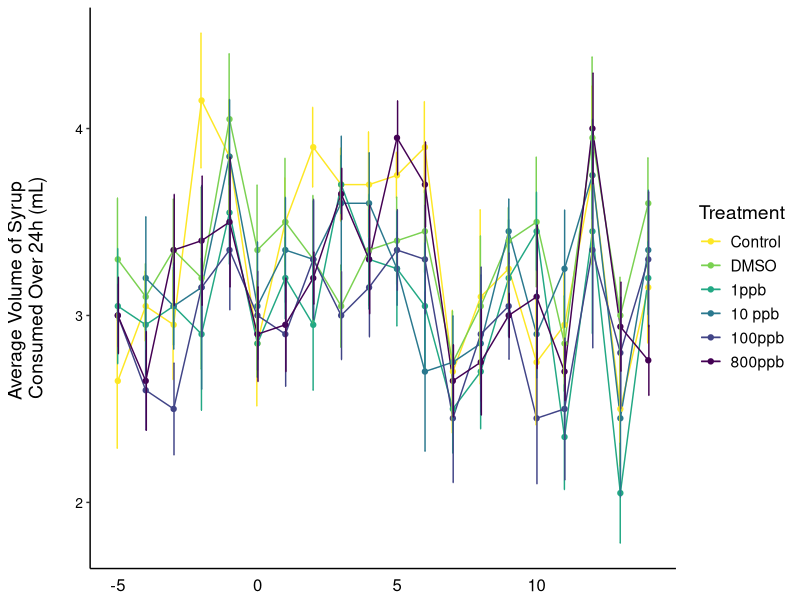
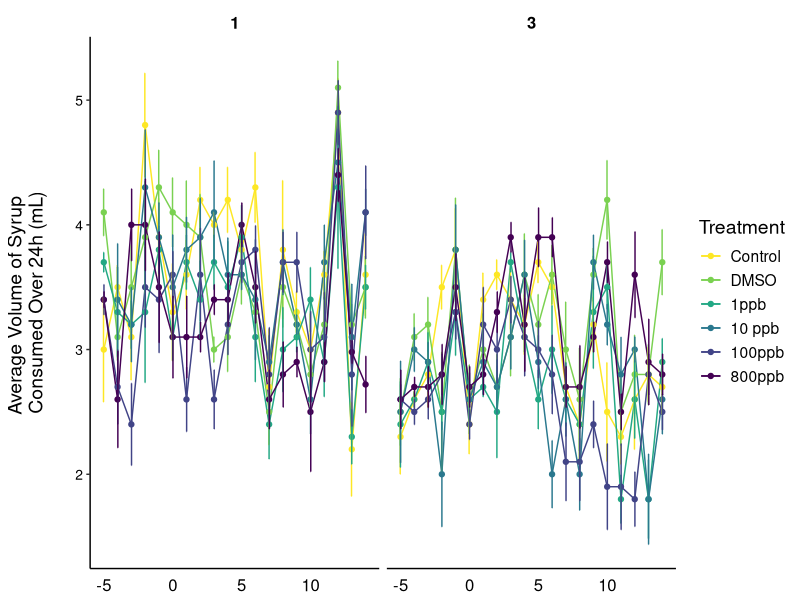
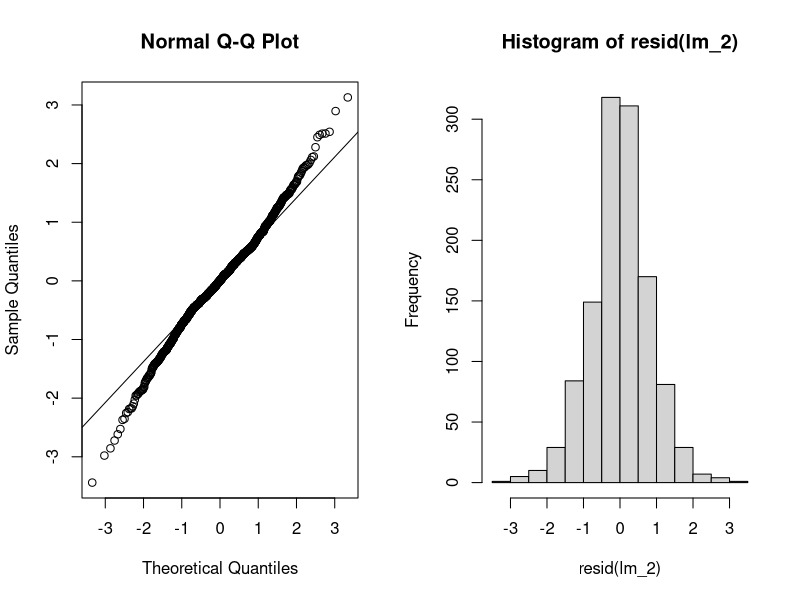
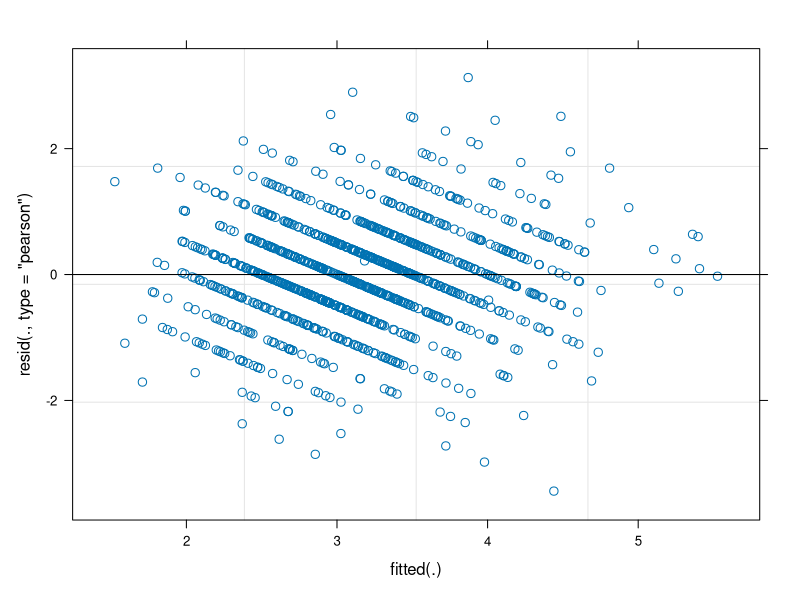
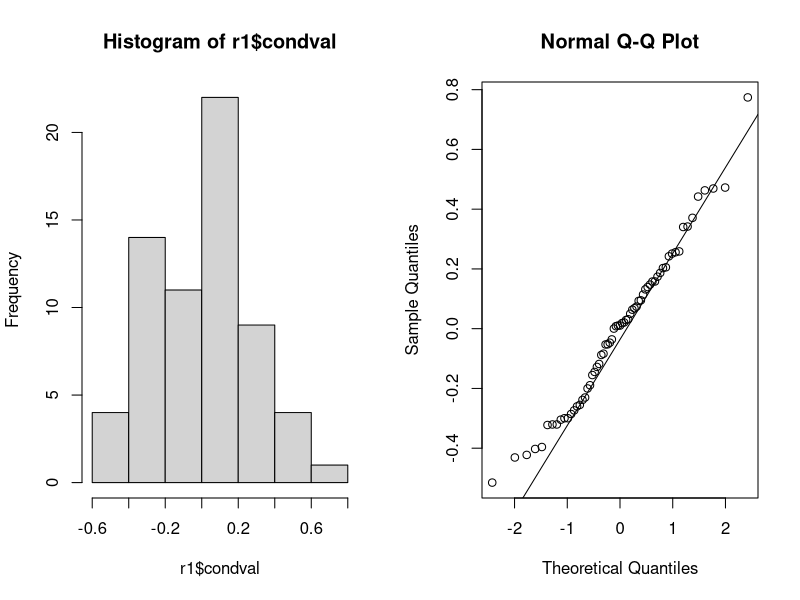
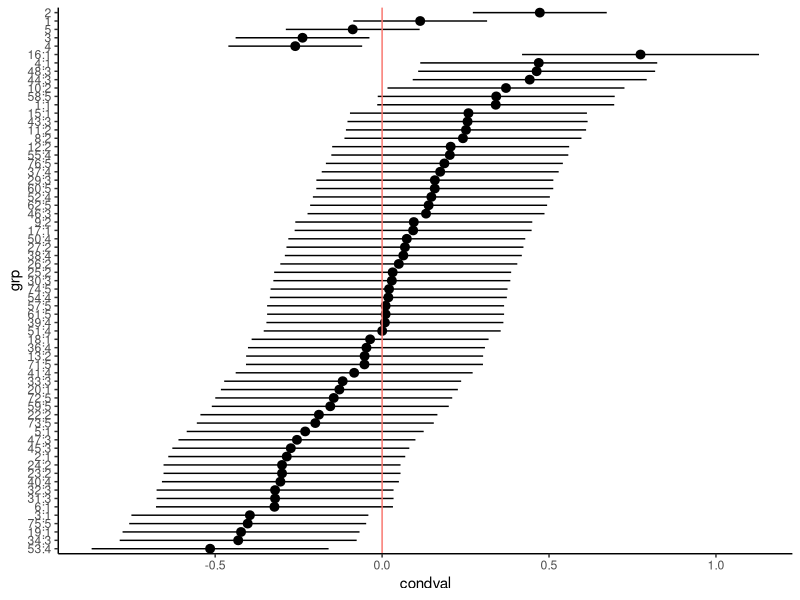
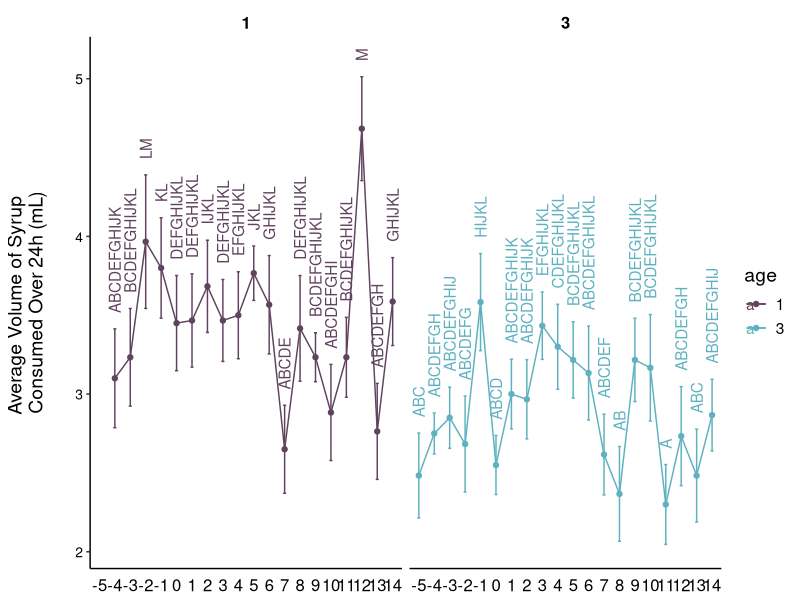

The R script that drew these images, in order: (Note: this script raises an error after producing the figures.)
## ---- chunk 1
library(tidyverse)
library(lme4)
library(lmerTest)
## ---- chunk 2
syrup_vol_data <- read.csv("data-raw/volume_24.csv")

str(syrup_vol_data)
## ---- chunk 3
syrup_vol_data$mc_id <- as.factor(syrup_vol_data$mc_id)
syrup_vol_data$sc_id <- as.factor(syrup_vol_data$sc_id)
syrup_vol_data$age <- as.factor(syrup_vol_data$age)
syrup_vol_data$exposure <- as.factor(syrup_vol_data$exposure)
syrup_vol_data$treatment <- as.factor(syrup_vol_data$treatment)
## ---- chunk 4
syrup_vol_data$treatment <- factor(syrup_vol_data$treatment, levels = c("Control", "DMSO", "1ppb", "10 ppb", "100ppb", "800ppb", "Sacrifice"))
syrup_vol_data$exposure <- factor(syrup_vol_data$exposure, levels = c("pre", "during", "post"))
## ---- chunk 5
syrup_vol_data %>% 
  filter(!(day=="-6")) %>% 
  filter(!(treatment=="Sacrifice")) %>% 
  filter(!(age=="7")) %>% 
  group_by(treatment, day) %>% 
  summarise(mean = mean(volume24), se = (sd(volume24)/sqrt(12))) %>% 
  ggplot(aes(day, mean, color=treatment)) +
  geom_line()+
  geom_point()+
  geom_errorbar(aes(ymin=mean-se, ymax=mean+se), width=.2,
                 position=position_dodge(0.05))+
  theme_classic() +
  
  theme(
    text = element_text(size = 14), 
    axis.title.x=element_blank(),
    axis.text.x = element_text(vjust=0.3, size = 12, color="black"), 
    axis.ticks.x=element_blank(),
    axis.title.y = element_text(margin = margin(t = 0, r = 20, b = 0, l = 0)),
    axis.text.y = element_text(color="black", size = 10),
    strip.placement = "outside", 
    strip.text.x = element_text( #text in facet labels
      size = 12, color = "black", face = "bold"),
    strip.background = element_rect(#background of facet labels
      color="white", fill="#ffffff", size=1.5),
    panel.spacing.y = unit(2, "lines"),
    legend.position = "right")+
  
    scale_color_viridis_d(name = "Treatment", direction = -1)+
    scale_y_continuous(name ="Average Volume of Syrup \nConsumed Over 24h (mL)")
## ---- chunk 6
syrup_vol_data %>% 
  filter(!(day=="-6")) %>% 
  filter(!(treatment=="Sacrifice")) %>% 
  filter(!(age=="7")) %>% 
  group_by(treatment, day, age) %>% 
  summarise(mean = mean(volume24), se = (sd(volume24)/sqrt(12))) %>% 
  ggplot(aes(day, mean, color=treatment)) +
  geom_line()+
  geom_point()+
  geom_errorbar(aes(ymin=mean-se, ymax=mean+se), width=.2,
                 position=position_dodge(0.05))+
  theme_classic() +
  theme(
    text = element_text(size = 14), 
    axis.title.x=element_blank(),
    axis.text.x = element_text(vjust=0.3, size = 12, color="black"), 
    axis.ticks.x=element_blank(),
    axis.title.y = element_text(margin = margin(t = 0, r = 20, b = 0, l = 0)),
    axis.text.y = element_text(color="black", size = 10),
    strip.placement = "outside", 
    strip.text.x = element_text( #text in facet labels
      size = 12, color = "black", face = "bold"),
    strip.background = element_rect(#background of facet labels
      color="white", fill="#ffffff", size=1.5),
    panel.spacing.y = unit(2, "lines"),
    legend.position = "right")+
  
    scale_color_viridis_d(name = "Treatment", direction = -1)+
    scale_y_continuous(name ="Average Volume of Syrup \nConsumed Over 24h (mL)")+
  facet_wrap(~age)
## ---- chunk 7
syrup_vol_data_fil <-
  syrup_vol_data %>% 
  filter(!(day=="-6")) %>% 
  filter(!(treatment=="Sacrifice")) %>% 
  filter(!(age=="7"))

syrup_vol_data_fil$day_fac <- as.factor(syrup_vol_data_fil$day)

str(syrup_vol_data_fil)
## ---- chunk 8
lm_1 <- lmer(volume24 ~ treatment*day_fac*age + (1|sc_id/mc_id), data=syrup_vol_data_fil)
## ---- chunk 9
summary(lm_1)
## ---- chunk 10
anova(lm_1) #note: this is lmerTest anova which, in this case, is a type III anova for fixed-effects terms with the Satterthwaite method for denominator degrees of freedom
## ---- chunk 11
lm_2 <- lmer(volume24 ~ day_fac + age + day_fac:age + (1|sc_id/mc_id), data=syrup_vol_data_fil)
## ---- chunk 12
summary(lm_2)
anova(lm_2)
## ---- chunk 13
par(mfrow = c(1, 2)) # multiple graphs in a window
qqnorm(residuals(lm_2)) 
qqline(residuals(lm_2))
hist(resid(lm_2)) 
## ---- chunk 14
shapiro.test(residuals(lm_2))
## ---- chunk 15
plot(lm_2)
## ---- chunk 16
r1 <- as.data.frame(ranef(lm_2, condVar = TRUE))
par(mfrow = c(1, 2))
hist(r1$condval)
qqnorm(r1$condval)
qqline(r1$condval)

str(r1)
## ---- chunk 17
r1 <- r1[order(r1$condval), ] # sorting the BLUPs
ggplot(r1, aes(y = grp, x = condval)) +
  geom_point() +
  geom_pointrange(
    aes(xmin = condval - condsd * 1.96, xmax = condval + condsd * 1.96)
  ) +
  geom_vline(aes(xintercept = 0, color = "red")) +
  theme_classic() +
  theme(legend.position = "none")
## ---- chunk 18
library(emmeans)
library(multcompView)
## ---- chunk 19
lm_2_posthoc_means <- emmeans(lm_2, specs = ~day_fac:age)
lm_2_posthoc_means
## ---- chunk 20
#Define what each day/age combination is in the vector

DN51 = c(1, 0, 0, 0, 0, 0, 0, 0, 0, 0, 0, 0, 0, 0, 0, 0, 0, 0, 0, 0, 0,0, 0, 0, 0, 0, 0, 0, 0, 0, 0,0, 0, 0, 0, 0, 0, 0, 0, 0)

DN41 = c(0, 1, 0, 0, 0, 0, 0, 0, 0, 0, 0, 0, 0, 0, 0, 0, 0, 0, 0, 0, 0,0, 0, 0, 0, 0, 0, 0, 0, 0, 0,0, 0, 0, 0, 0, 0, 0, 0, 0)

DN31 = c(0, 0, 1, 0, 0, 0, 0, 0, 0, 0, 0, 0, 0, 0, 0, 0, 0, 0, 0, 0, 0,0, 0, 0, 0, 0, 0, 0, 0, 0, 0,0, 0, 0, 0, 0, 0, 0, 0, 0)

DN21 = c(0, 0, 0, 1, 0, 0, 0, 0, 0, 0, 0, 0, 0, 0, 0, 0, 0, 0, 0, 0, 0,0, 0, 0, 0, 0, 0, 0, 0, 0, 0,0, 0, 0, 0, 0, 0, 0, 0, 0)

DN11 = c(0, 0, 0, 0, 1, 0, 0, 0, 0, 0, 0, 0, 0, 0, 0, 0, 0, 0, 0, 0, 0,0, 0, 0, 0, 0, 0, 0, 0, 0, 0,0, 0, 0, 0, 0, 0, 0, 0, 0)

D01 = c(0, 0, 0, 0, 0, 1, 0, 0, 0, 0, 0, 0, 0, 0, 0, 0, 0, 0, 0, 0, 0,0, 0, 0, 0, 0, 0, 0, 0, 0, 0,0, 0, 0, 0, 0, 0, 0, 0, 0)

D11 = c(0, 0, 0, 0, 0, 0, 1, 0, 0, 0, 0, 0, 0, 0, 0, 0, 0, 0, 0, 0, 0,0, 0, 0, 0, 0, 0, 0, 0, 0, 0,0, 0, 0, 0, 0, 0, 0, 0, 0)

D21 = c(0, 0, 0, 0, 0, 0, 0, 1, 0, 0, 0, 0, 0, 0, 0, 0, 0, 0, 0, 0, 0,0, 0, 0, 0, 0, 0, 0, 0, 0, 0,0, 0, 0, 0, 0, 0, 0, 0, 0)

D31 = c(0, 0, 0, 0, 0, 0, 0, 0, 1, 0, 0, 0, 0, 0, 0, 0, 0, 0, 0, 0, 0,0, 0, 0, 0, 0, 0, 0, 0, 0, 0,0, 0, 0, 0, 0, 0, 0, 0, 0)

D41 = c(0, 0, 0, 0, 0, 0, 0, 0, 0, 1, 0, 0, 0, 0, 0, 0, 0, 0, 0, 0, 0,0, 0, 0, 0, 0, 0, 0, 0, 0, 0,0, 0, 0, 0, 0, 0, 0, 0, 0)

D51 = c(0, 0, 0, 0, 0, 0, 0, 0, 0, 0, 1, 0, 0, 0, 0, 0, 0, 0, 0, 0, 0,0, 0, 0, 0, 0, 0, 0, 0, 0, 0,0, 0, 0, 0, 0, 0, 0, 0, 0)

D61 = c(0, 0, 0, 0, 0, 0, 0, 0, 0, 0, 0, 1, 0, 0, 0, 0, 0, 0, 0, 0, 0,0, 0, 0, 0, 0, 0, 0, 0, 0, 0,0, 0, 0, 0, 0, 0, 0, 0, 0)

D71 = c(0, 0, 0, 0, 0, 0, 0, 0, 0, 0, 0, 0, 1, 0, 0, 0, 0, 0, 0, 0, 0,0, 0, 0, 0, 0, 0, 0, 0, 0, 0,0, 0, 0, 0, 0, 0, 0, 0, 0)

D81 = c(0, 0, 0, 0, 0, 0, 0, 0, 0, 0, 0, 0, 0, 1, 0, 0, 0, 0, 0, 0, 0,0, 0, 0, 0, 0, 0, 0, 0, 0, 0,0, 0, 0, 0, 0, 0, 0, 0, 0)

D91 = c(0, 0, 0, 0, 0, 0, 0, 0, 0, 0, 0, 0, 0, 0, 1, 0, 0, 0, 0, 0, 0,0, 0, 0, 0, 0, 0, 0, 0, 0, 0,0, 0, 0, 0, 0, 0, 0, 0, 0)

D101 = c(0, 0, 0, 0, 0, 0, 0, 0, 0, 0, 0, 0, 0, 0, 0, 1, 0, 0, 0, 0, 0,0, 0, 0, 0, 0, 0, 0, 0, 0, 0,0, 0, 0, 0, 0, 0, 0, 0, 0)

D111 = c(0, 0, 0, 0, 0, 0, 0, 0, 0, 0, 0, 0, 0, 0, 0, 0, 1, 0, 0, 0, 0,0, 0, 0, 0, 0, 0, 0, 0, 0, 0,0, 0, 0, 0, 0, 0, 0, 0, 0)

D121 = c(0, 0, 0, 0, 0, 0, 0, 0, 0, 0, 0, 0, 0, 0, 0, 0, 0, 1, 0, 0, 0,0, 0, 0, 0, 0, 0, 0, 0, 0, 0,0, 0, 0, 0, 0, 0, 0, 0, 0)

D131 = c(0, 0, 0, 0, 0, 0, 0, 0, 0, 0, 0, 0, 0, 0, 0, 0, 0, 0, 1, 0, 0,0, 0, 0, 0, 0, 0, 0, 0, 0, 0,0, 0, 0, 0, 0, 0, 0, 0, 0)

D141 = c(0, 0, 0, 0, 0, 0, 0, 0, 0, 0, 0, 0, 0, 0, 0, 0, 0, 0, 0, 1, 0,0, 0, 0, 0, 0, 0, 0, 0, 0, 0,0, 0, 0, 0, 0, 0, 0, 0, 0)


DN53 = c(0, 0, 0, 0, 0, 0, 0, 0, 0, 0, 0, 0, 0, 0, 0, 0, 0, 0, 0, 0, 1, 0, 0, 0, 0, 0, 0, 0, 0, 0, 0,0, 0, 0, 0, 0, 0, 0, 0, 0)

DN43 = c(0, 0, 0, 0, 0, 0, 0, 0, 0, 0, 0, 0, 0, 0, 0, 0, 0, 0, 0, 0, 0, 1, 0, 0, 0, 0, 0, 0, 0, 0, 0,0, 0, 0, 0, 0, 0, 0, 0, 0)

DN33 = c(0, 0, 0, 0, 0, 0, 0, 0, 0, 0, 0, 0, 0, 0, 0, 0, 0, 0, 0, 0, 0, 0, 1, 0, 0, 0, 0, 0, 0, 0, 0,0, 0, 0, 0, 0, 0, 0, 0, 0)

DN23 = c(0, 0, 0, 0, 0, 0, 0, 0, 0, 0, 0, 0, 0, 0, 0, 0, 0, 0, 0, 0, 0, 0, 0, 1, 0, 0, 0, 0, 0, 0, 0,0, 0, 0, 0, 0, 0, 0, 0, 0)

DN13 = c(0, 0, 0, 0, 0, 0, 0, 0, 0, 0, 0, 0, 0, 0, 0, 0, 0, 0, 0, 0, 0, 0, 0, 0, 1, 0, 0, 0, 0, 0, 0,0, 0, 0, 0, 0, 0, 0, 0, 0)

D03 = c(0, 0, 0, 0, 0, 0, 0, 0, 0, 0, 0, 0, 0, 0, 0, 0, 0, 0, 0, 0, 0, 0, 0, 0, 0, 1, 0, 0, 0, 0, 0,0, 0, 0, 0, 0, 0, 0, 0, 0)

D13 = c(0, 0, 0, 0, 0, 0, 0, 0, 0, 0, 0, 0, 0, 0, 0, 0, 0, 0, 0, 0, 0, 0, 0, 0, 0, 0, 1, 0, 0, 0, 0,0, 0, 0, 0, 0, 0, 0, 0, 0)

D23 = c(0, 0, 0, 0, 0, 0, 0, 0, 0, 0, 0, 0, 0, 0, 0, 0, 0, 0, 0, 0, 0, 0, 0, 0, 0, 0, 0, 1, 0, 0, 0,0, 0, 0, 0, 0, 0, 0, 0, 0)

D33 = c(0, 0, 0, 0, 0, 0, 0, 0, 0, 0, 0, 0, 0, 0, 0, 0, 0, 0, 0, 0, 0, 0, 0, 0, 0, 0, 0, 0, 1, 0, 0,0, 0, 0, 0, 0, 0, 0, 0, 0)

D43 = c(0, 0, 0, 0, 0, 0, 0, 0, 0, 0, 0, 0, 0, 0, 0, 0, 0, 0, 0, 0, 0, 0, 0, 0, 0, 0, 0, 0, 0, 1, 0,0, 0, 0, 0, 0, 0, 0, 0, 0)

D53 = c(0, 0, 0, 0, 0, 0, 0, 0, 0, 0, 0, 0, 0, 0, 0, 0, 0, 0, 0, 0, 0, 0, 0, 0, 0, 0, 0, 0, 0, 0, 1, 0, 0, 0, 0, 0, 0, 0, 0, 0)

D63 = c(0, 0, 0, 0, 0, 0, 0, 0, 0, 0, 0, 0, 0, 0, 0, 0, 0, 0, 0, 0, 0, 0, 0, 0, 0, 0, 0, 0, 0, 0, 0, 1, 0, 0, 0, 0, 0, 0, 0, 0)

D73 = c(0, 0, 0, 0, 0, 0, 0, 0, 0, 0, 0, 0, 0, 0, 0, 0, 0, 0, 0, 0, 0, 0, 0, 0, 0, 0, 0, 0, 0, 0, 0, 0, 1, 0, 0, 0, 0, 0, 0, 0)

D83 = c(0, 0, 0, 0, 0, 0, 0, 0, 0, 0, 0, 0, 0, 0, 0, 0, 0, 0, 0, 0, 0, 0, 0, 0, 0, 0, 0, 0, 0, 0, 0, 0, 0, 1, 0, 0, 0, 0, 0, 0)

D93 = c(0, 0, 0, 0, 0, 0, 0, 0, 0, 0, 0, 0, 0, 0, 0, 0, 0, 0, 0, 0, 0, 0, 0, 0, 0, 0, 0, 0, 0, 0, 0, 0, 0, 0, 1, 0, 0, 0, 0, 0)

D103 = c(0, 0, 0, 0, 0, 0, 0, 0, 0, 0, 0, 0, 0, 0, 0, 0, 0, 0, 0, 0, 0, 0, 0, 0, 0, 0, 0, 0, 0, 0, 0, 0, 0, 0, 0, 1, 0, 0, 0, 0)

D113 = c(0, 0, 0, 0, 0, 0, 0, 0, 0, 0, 0, 0, 0, 0, 0, 0, 0, 0, 0, 0, 0, 0, 0, 0, 0, 0, 0, 0, 0, 0, 0, 0, 0, 0, 0, 0, 1, 0, 0, 0)

D123 = c(0, 0, 0, 0, 0, 0, 0, 0, 0, 0, 0, 0, 0, 0, 0, 0, 0, 0, 0, 0, 0, 0, 0, 0, 0, 0, 0, 0, 0, 0, 0, 0, 0, 0, 0, 0, 0, 1, 0, 0)

D133 = c(0, 0, 0, 0, 0, 0, 0, 0, 0, 0, 0, 0, 0, 0, 0, 0, 0, 0, 0, 0, 0, 0, 0, 0, 0, 0, 0, 0, 0, 0, 0, 0, 0, 0, 0, 0, 0, 0, 1, 0)

D143 = c(0, 0, 0, 0, 0, 0, 0, 0, 0, 0, 0, 0, 0, 0, 0, 0, 0, 0, 0, 0, 0, 0, 0, 0, 0, 0, 0, 0, 0, 0, 0, 0, 0, 0, 0, 0, 0, 0, 0, 1)
## ---- chunk 21

pwpp_comparisons <- 
    list("-5 1 to -4 1"= DN51-DN41,
         "-5 1 to -3 1" = DN51-DN31,
         "-5 1 to -2 1" = DN51-DN21,
         "-5 1 to -1 1" = DN51-DN11,
         "-5 1 to 0 1" = DN51-D01,
         "-5 1 to 1 1" = DN51-D11,
         "-5 1 to 2 1" = DN51-D21,
         "-5 1 to 3 1" = DN51-D31,
         "-5 1 to 4 1" = DN51-D41,
         "-5 1 to 5 1" = DN51-D51,
         "-5 1 to 6 1" = DN51-D61,
         "-5 1 to 7 1" = DN51-D71,
         "-5 1 to 8 1" = DN51-D81,
         "-5 1 to 9 1" = DN51-D91,
         "-5 1 to 10 1" = DN51-D101,
         "-5 1 to 11 1" = DN51-D111,
         "-5 1 to 12 1" = DN51-D121,
         "-5 1 to 13 1" = DN51-D131,
         "-5 1 to 14 1" = DN51-D141,
         "-5 1 to -5 3" = DN51-DN53,
         "-4 1 to -3 1" = DN41-DN31,
         "-4 1 to -2 1" = DN41-DN21,
         "-4 1 to -1 1" = DN41-DN11,
         "-4 1 to 0 1" = DN41-D01,
         "-4 1 to 1 1" = DN41-D11,
         "-4 1 to 2 1" = DN41-D21,
         "-4 1 to 3 1" = DN41-D31,
         "-4 1 to 4 1" = DN41-D41,
         "-4 1 to 5 1" = DN41-D51,
         "-4 1 to 6 1" = DN41-D61,
         "-4 1 to 7 1" = DN41-D71,
         "-4 1 to 8 1" = DN41-D81,
         "-4 1 to 9 1" = DN41-D91,
         "-4 1 to 10 1" = DN41-D101,
         "-4 1 to 11 1" = DN41-D111,
         "-4 1 to 12 1" = DN41-D121,
         "-4 1 to 13 1" = DN41-D131,
         "-4 1 to 14 1" = DN41-D141,
         "-4 1 to -4 3" = DN41-DN43,
         "-3 1 to -2 1" = DN31-DN21,
         "-3 1 to -1 1" = DN31-DN11,
         "-3 1 to 0 1" = DN31-D01,
         "-3 1 to 1 1" = DN31-D11,
         "-3 1 to 2 1" = DN31-D21,
         "-3 1 to 3 1" = DN31-D31,
         "-3 1 to 4 1" = DN31-D41,
         "-3 1 to 5 1" = DN31-D51,
         "-3 1 to 6 1" = DN31-D61,
         "-3 1 to 7 1" = DN31-D71,
         "-3 1 to 8 1" = DN31-D81,
         "-3 1 to 9 1" = DN31-D91,
         "-3 1 to 10 1" = DN31-D101,
         "-3 1 to 11 1" = DN31-D111,
         "-3 1 to 12 1" = DN31-D121,
         "-3 1 to 13 1" = DN31-D131,
         "-3 1 to 14 1" = DN31-D141,
         "-3 1 to -3 3" = DN31-DN33,
         "-2 1 to -1 1" = DN21-DN11,
         "-2 1 to 0 1" = DN21-D01,
         "-2 1 to 1 1" = DN21-D11,
         "-2 1 to 2 1" = DN21-D21,
         "-2 1 to 3 1" = DN21-D31,
         "-2 1 to 4 1" = DN21-D41,
         "-2 1 to 5 1" = DN21-D51,
         "-2 1 to 6 1" = DN21-D61,
         "-2 1 to 7 1" = DN21-D71,
         "-2 1 to 8 1" = DN21-D81,
         "-2 1 to 9 1" = DN21-D91,
         "-2 1 to 10 1" = DN21-D101,
         "-2 1 to 11 1" = DN21-D111,
         "-2 1 to 12 1" = DN21-D121,
         "-2 1 to 13 1" = DN21-D131,
         "-2 1 to 14 1" = DN21-D141,
         "-2 1 to -2 3" = DN21-DN23,
         "-1 1 to 0 1" = DN11-D01,
         "-1 1 to 0 1" = DN11-D11,
         "-1 1 to 2 1" = DN11-D21,
         "-1 1 to 3 1" = DN11-D31,
         "-1 1 to 4 1" = DN11-D41,
         "-1 1 to 5 1" = DN11-D51,
         "-1 1 to 6 1" = DN11-D61,
         "-1 1 to 7 1" = DN11-D71,
         "-1 1 to 8 1" = DN11-D81,
         "-1 1 to 9 1" = DN11-D91,
         "-1 1 to 10 1" = DN11-D101,
         "-1 1 to 11 1" = DN11-D111,
         "-1 1 to 12 1" = DN11-D121,
         "-1 1 to 13 1" = DN11-D131,
         "-1 1 to 14 1" = DN11-D141,
         "-1 1 to -1 3" = DN11-DN13,
        "0 1 to 1 1" = D01-D11,
        "0 1 to 2 1" = D01-D21,
        "0 1 to 3 1" = D01-D31,
        "0 1 to 4 1" = D01-D41,
        "0 1 to 5 1" = D01-D51,
        "0 1 to 6 1" = D01-D61,
        "0 1 to 7 1" = D01-D71,
        "0 1 to 8 1" = D01-D81,
        "0 1 to 9 1" = D01-D91,
        "0 1 to 10 1" = D01-D101,
        "0 1 to 11 1" = D01-D111,
        "0 1 to 12 1" = D01-D121,
        "0 1 to 13 1" = D01-D131,
        "0 1 to 14 1" = D01-D141,
        "0 1 to 0 3" = D01-D03,
        "1 1 to 2 1" = D11-D21,
        "1 1 to 3 1" = D11-D31,
        "1 1 to 4 1" = D11-D41,
        "1 1 to 5 1" = D11-D51,
        "1 1 to 6 1" = D11-D61,
        "1 1 to 7 1" = D11-D71,
        "1 1 to 8 1" = D11-D81,
        "1 1 to 9 1" = D11-D91,
        "1 1 to 10 1" = D11-D101,
        "1 1 to 11 1" = D11-D111,
        "1 1 to 12 1" = D11-D121,
        "1 1 to 13 1" = D11-D131,
        "1 1 to 14 1" = D11-D141,
        "1 1 to 1 3" = D11-D13,
        "2 1 to  3 1" = D21-D31,
        "2 1 to  4 1" = D21-D41,
        "2 1 to  5 1" = D21-D51,
        "2 1 to  6 1" = D21-D61,
        "2 1 to  7 1" = D21-D71,
        "2 1 to  8 1" = D21-D81,
        "2 1 to  9 1" = D21-D91,
        "2 1 to  10 1" = D21-D101,
        "2 1 to  11 1" = D21-D111,
        "2 1 to  12 1" = D21-D121,
        "2 1 to  13 1" = D21-D131,
        "2 1 to  14 1" = D21-D141,
        "2 1 to 2 3" = D21-D23,
        "3 1 to  4 1" = D31-D41,
        "3 1 to  5 1" = D31-D51,
        "3 1 to  6 1" = D31-D61,
        "3 1 to  7 1" = D31-D71,
        "3 1 to  8 1" = D31-D81,
        "3 1 to  9 1" = D31-D91,
        "3 1 to  10 1" = D31-D101,
        "3 1 to  11 1" = D31-D111,
        "3 1 to  12 1" = D31-D121,
        "3 1 to  13 1" = D31-D131,
        "3 1 to  14 1" = D31-D141,
        "3 1 to 3 3" = D31-D33,
        "4 1 to  5 1" = D41-D51,
        "4 1 to  6 1" = D41-D61,
        "4 1 to  7 1" = D41-D71,
        "4 1 to  8 1" = D41-D81,
        "4 1 to  9 1" = D41-D91,
        "4 1 to  10 1" = D41-D101,
        "4 1 to  11 1" = D41-D111,
        "4 1 to  12 1" = D41-D121,
        "4 1 to  13 1" = D41-D131,
        "4 1 to  14 1" = D41-D141,
        "4 1 to 4 3" = D41-D43,
        "5 1 to  6 1" = D51-D61,
        "5 1 to  7 1" = D51-D71,
        "5 1 to  8 1" = D51-D81,
        "5 1 to  9 1" = D51-D91,
        "5 1 to  10 1" = D51-D101,
        "5 1 to  11 1" = D51-D111,
        "5 1 to  12 1" = D51-D121,
        "5 1 to  13 1" = D51-D131,
        "5 1 to  14 1" = D51-D141,
        "5 1 to 5 3"= D51-D53,
        "6 1 to  7 1" = D61-D71,
        "6 1 to  8 1" = D61-D81,
        "6 1 to  9 1" = D61-D91,
        "6 1 to  10 1" = D61-D101,
        "6 1 to  11 1" = D61-D111,
        "6 1 to  12 1" = D61-D121,
        "6 1 to  13 1" = D61-D131,
        "6 1 to  14 1" = D61-D141,
        "6 1 to 6 3" = D61-D63,
        "7 1 to  8 1" = D71-D81,
        "7 1 to  9 1" = D71-D91,
        "7 1 to  10 1" = D71-D101,
        "7 1 to  11 1" = D71-D111,
        "7 1 to  12 1" = D71-D121,
        "7 1 to  13 1" = D71-D131,
        "7 1 to  14 1" = D71-D141,
        "7 1 to 7 3" = D71-D73,
        "8 1 to 9 1" = D81-D91,
        "8 1 to 10 1" = D81-D101,
        "8 1 to 11 1" = D81-D111,
        "8 1 to 12 1" = D81-D121,
        "8 1 to 13 1" = D81-D131,
        "8 1 to 14 1" = D81-D141,
        "8 1 to 8 3" = D81-D83,
        "9 1 to  10 1" = D91-D101,
        "9 1 to  11 1" = D91-D111,
        "9 1 to  12 1" = D91-D121,
        "9 1 to  13 1" = D91-D131,
        "9 1 to  14 1" = D91-D141,
        "9 1 to 9 3" = D91-D93,
        "10 1 to  11 1" = D101-D111,
        "10 1 to  12 1" = D101-D121,
        "10 1 to  13 1" = D101-D131,
        "10 1 to  14 1" = D101-D141,
        "10 1 to 10 3" = D101-D103,
        "11 1 to  12 1" = D111-D121,
        "11 1 to  13 1" = D111-D131,
        "11 1 to  14 1" = D111-D141,
        "11 1 to 11 3" = D111-D113,
        "12 1 to  13 1" = D121-D131,
        "12 1 to  14 1" = D121-D141,
        "12 1 to 12 3" = D121-D123,
        "13 1 to 14 1" = D131-D141,
        "13 1 to 13 3" = D131-D133,
        "14 1 to 14 3" = D141-D143,
        "-5 3 to  -4 3" = DN53-DN43,
        "-5 3 to  -3 3" = DN53-DN33,
        "-5 3 to  -2 3" = DN53-DN23,
        "-5 3 to  -1 3" = DN53-DN13,
        "-5 3 to  0 3" = DN53-D03,
        "-5 3 to  1 3" = DN53-D13,
        "-5 3 to  2 3" = DN53-D23,
        "-5 3 to  3 3" = DN53-D33,
        "-5 3 to  4 3" = DN53-D43,
        "-5 3 to  5 3" = DN53-D53,
        "-5 3 to  6 3" = DN53-D63,
        "-5 3 to  7 3" = DN53-D73,
        "-5 3 to  8 3" = DN53-D83,
        "-5 3 to  9 3" = DN53-D93,
        "-5 3 to  10 3" = DN53-D103,
        "-5 3 to  11 3" = DN53-D113,
        "-5 3 to  12 3" = DN53-D123,
        "-5 3 to  13 3" = DN53-D133,
        "-5 3 to  14 3" = DN53-D143,
        "-4 3 to  -3 3" = DN43-DN33,
        "-4 3 to  -2 3" = DN43-DN23,
        "-4 3 to  -1 3" = DN43-DN13,
        "-4 3 to  0 3" = DN43-D03,
        "-4 3 to  1 3" = DN43-D13,
        "-4 3 to  2 3" = DN43-D23,
        "-4 3 to  3 3" = DN43-D33,
        "-4 3 to  4 3" = DN43-D43,
        "-4 3 to  5 3" = DN43-D53,
        "-4 3 to  6 3" = DN43-D63,
        "-4 3 to  7 3" = DN43-D73,
        "-4 3 to  8 3" = DN43-D83,
        "-4 3 to  9 3" = DN43-D93,
        "-4 3 to  10 3" = DN43-D103,
        "-4 3 to  11 3" = DN43-D113,
        "-4 3 to  12 3" = DN43-D123,
        "-4 3 to  13 3" = DN43-D133,
        "-4 3 to  14 3" = DN43-D143,
        "-3 3 to  -2 3" = DN33-DN23,
        "-3 3 to  -1 3" = DN33-DN13,
        "-3 3 to  0 3" = DN33-D03,
        "-3 3 to  1 3" = DN33-D13,
        "-3 3 to  2 3" = DN33-D23,
        "-3 3 to  3 3" = DN33-D33,
        "-3 3 to  4 3" = DN33-D43,
        "-3 3 to  5 3" = DN33-D53,
        "-3 3 to  6 3" = DN33-D63,
        "-3 3 to  7 3" = DN33-D73,
        "-3 3 to  8 3" = DN33-D83,
        "-3 3 to  9 3" = DN33-D93,
        "-3 3 to  10 3" = DN33-D103,
        "-3 3 to  11 3" = DN33-D113,
        "-3 3 to  12 3" = DN33-D123,
        "-3 3 to  13 3" = DN33-D133,
        "-3 3 to  14 3" = DN33-D143,
        "-2 3 to  -1 3" = DN23-DN13,
        "-2 3 to  0 3" = DN23-D03,
        "-2 3 to  1 3" = DN23-D13,
        "-2 3 to  2 3" = DN23-D23,
        "-2 3 to  3 3" = DN23-D33,
        "-2 3 to  4 3" = DN23-D43,
        "-2 3 to  5 3" = DN23-D53,
        "-2 3 to  6 3" = DN23-D63,
        "-2 3 to  7 3" = DN23-D73,
        "-2 3 to  8 3" = DN23-D83,
        "-2 3 to  9 3" = DN23-D93,
        "-2 3 to  10 3" = DN23-D103,
        "-2 3 to  11 3" = DN23-D113,
        "-2 3 to  12 3" = DN23-D123,
        "-2 3 to  13 3" = DN23-D133,
        "-2 3 to  14 3" = DN23-D143,
        "-1 3 to  0 3" = DN13-D03,
        "-1 3 to  1 3" = DN13-D13,
        "-1 3 to  2 3" = DN13-D23,
        "-1 3 to  3 3" = DN13-D33,
        "-1 3 to  4 3" = DN13-D43,
        "-1 3 to  5 3" = DN13-D53,
        "-1 3 to  6 3" = DN13-D63,
        "-1 3 to  7 3" = DN13-D73,
        "-1 3 to  8 3" = DN13-D83,
        "-1 3 to  9 3" = DN13-D93,
        "-1 3 to  10 3" = DN13-D103,
        "-1 3 to  11 3" = DN13-D113,
        "-1 3 to  12 3" = DN13-D123,
        "-1 3 to  13 3" = DN13-D133,
        "-1 3 to  14 3" = DN13-D143,
        "0 3 to  1 3" = D03-D13,
        "0 3 to  2 3" = D03-D23,
        "0 3 to  3 3" = D03-D33,
        "0 3 to  4 3" = D03-D43,
        "0 3 to  5 3" = D03-D53,
        "0 3 to  6 3" = D03-D63,
        "0 3 to  7 3" = D03-D73,
        "0 3 to  8 3" = D03-D83,
        "0 3 to  9 3" = D03-D93,
        "0 3 to  10 3" = D03-D103,
        "0 3 to  11 3" = D03-D113,
        "0 3 to  12 3" = D03-D123,
        "0 3 to  13 3" = D03-D133,
        "0 3 to  14 3" = D03-D143,
        "1 3 to  2 3" = D13-D23,
        "1 3 to  3 3" = D13-D33,
        "1 3 to  4 3" = D13-D43,
        "1 3 to  5 3" = D13-D53,
        "1 3 to  6 3" = D13-D63,
        "1 3 to  7 3" = D13-D73,
        "1 3 to  8 3" = D13-D83,
        "1 3 to  9 3" = D13-D93,
        "1 3 to  10 3" = D13-D103,
        "1 3 to  11 3" = D13-D113,
        "1 3 to  12 3" = D13-D123,
        "1 3 to  13 3" = D13-D133,
        "1 3 to  14 3" = D13-D143,
        "2 3 to  3 3" = D23-D33,
        "2 3 to  4 3" = D23-D43,
        "2 3 to  5 3" = D23-D53,
        "2 3 to  6 3" = D23-D63,
        "2 3 to  7 3" = D23-D73,
        "2 3 to  8 3" = D23-D83,
        "2 3 to  9 3" = D23-D93,
        "2 3 to  10 3" = D23-D103,
        "2 3 to  11 3" = D23-D113,
        "2 3 to  12 3" = D23-D123,
        "2 3 to  13 3" = D23-D133,
        "2 3 to  14 3" = D23-D143,
        "3 3 to  4 3" = D33-D43,
        "3 3 to  5 3" = D33-D53,
        "3 3 to  6 3" = D33-D63,
        "3 3 to  7 3" = D33-D73,
        "3 3 to  8 3" = D33-D83,
        "3 3 to  9 3" = D33-D93,
        "3 3 to  10 3" = D33-D103,
        "3 3 to  11 3" = D33-D113,
        "3 3 to  12 3" = D33-D123,
        "3 3 to  13 3" = D33-D133,
        "3 3 to  14 3" = D33-D143,
        "4 3 to  5 3" = D43-D53,
        "4 3 to  6 3" = D43-D63,
        "4 3 to  7 3" = D43-D73,
        "4 3 to  8 3" = D43-D83,
        "4 3 to  9 3" = D43-D93,
        "4 3 to  10 3" = D43-D103,
        "4 3 to  11 3" = D43-D113,
        "4 3 to  12 3" = D43-D123,
        "4 3 to  13 3" = D43-D133,
        "4 3 to  14 3" = D43-D143,
        "5 3 to  6 3" = D53-D63,
        "5 3 to  7 3" = D53-D73,
        "5 3 to  8 3" = D53-D83,
        "5 3 to  9 3" = D53-D93,
        "5 3 to  10 3" = D53-D103,
        "5 3 to  11 3" = D53-D113,
        "5 3 to  12 3" = D53-D123,
        "5 3 to  13 3" = D53-D133,
        "5 3 to  14 3" = D53-D143,
        "6 3 to  7 3" = D63-D73,
        "6 3 to  8 3" = D63-D83,
        "6 3 to  9 3" = D63-D93,
        "6 3 to  10 3" = D63-D103,
        "6 3 to  11 3" = D63-D113,
        "6 3 to  12 3" = D63-D123,
        "6 3 to  13 3" = D63-D133,
        "6 3 to  14 3" = D63-D143,
        "7 3 to  8 3" = D73-D83,
        "7 3 to  9 3" = D73-D93,
        "7 3 to  10 3" = D73-D103,
        "7 3 to  11 3" = D73-D113,
        "7 3 to  12 3" = D73-D123,
        "7 3 to  13 3" = D73-D133,
        "7 3 to  14 3" = D73-D143,
        "8 3 to  9 3" = D83-D93,
        "8 3 to  10 3" = D83-D103,
        "8 3 to  11 3" = D83-D113,
        "8 3 to  12 3" = D83-D123,
        "8 3 to  13 3" = D83-D133,
        "8 3 to  14 3" = D83-D143,
        "9 3 to 10 3" = D93-D103,
        "9 3 to 11 3" = D93-D113,
        "9 3 to 12 3" = D93-D123,
        "9 3 to 13 3" = D93-D133,
        "9 3 to 14 3" = D93-D143,
        "10 3 to 11 3" = D103-D113,
        "10 3 to 12 3" = D103-D123,
        "10 3 to 13 3" = D103-D133,
        "10 3 to 14 3" = D103-D143,
        "11 3 to  12 3" = D113-D123,
        "11 3 to  13 3" = D113-D133,
        "11 3 to  14 3" = D113-D143,
        "12 3 to 13 3" = D123-D133,
        "12 3 to 14 3" = D123-D143,
        "13 3 to 14 3" = D133-D143
       )
## ---- chunk 22
lm_2_posthoc_comparisons <- contrast(lm_2_posthoc_means, method = pwpp_comparisons)
lm_2_posthoc_comparisons
## ---- chunk 23
lm_2_posthoc_forcld <- emmeans(lm_2, ~ day_fac:age)
lm_2_posthoc_forcld

lm_2_posthoc_cld <- multcomp::cld(lm_2_posthoc_forcld, alpha = 0.05, Letters = LETTERS)
lm_2_posthoc_cld
## ---- chunk 24
lm_2_posthoc_cld_nospaces <- 
  lm_2_posthoc_cld %>% 
    mutate(across(where(is.character), str_remove_all, pattern = fixed(" ")))

syrup_vol_data_fil_letters <- syrup_vol_data_fil %>% 
  group_by(day_fac, age) %>% 
  summarise(mean = mean(volume24), se = (sd(volume24)/sqrt(12))) %>% 
  inner_join(lm_2_posthoc_cld_nospaces) 


syrup_vol_data_fil_letters$letters <- syrup_vol_data_fil_letters$.group
syrup_vol_data_fil_letters

syrup_vol_data_fil_letters %>% 
  ggplot(aes(day_fac, mean, color=age, group=1)) +
  geom_point()+
  stat_summary(fun=sum, geom="line")+
  geom_errorbar(aes(ymin=mean-se, ymax=mean+se), width=.2,
                 position=position_dodge(0.05))+
  geom_text(aes(x= day_fac, y=0.1 + mean + se,label=letters, angle = 90),hjust=0)+
  theme_classic() +
  
  theme(
    text = element_text(size = 14), 
    axis.title.x=element_blank(),
    axis.text.x = element_text(vjust=0.3, size = 12, color="black"), 
    axis.ticks.x=element_blank(),
    axis.title.y = element_text(margin = margin(t = 0, r = 20, b = 0, l = 0)),
    axis.text.y = element_text(color="black", size = 10),
    strip.placement = "outside", 
    strip.text.x = element_text( #text in facet labels
      size = 12, color = "black", face = "bold"),
    strip.background = element_rect(#background of facet labels
      color="white", fill="#ffffff", size=1.5),
    panel.spacing.y = unit(2, "lines"),
    legend.position = "right")+
    scale_color_manual(values=c("#60435F", "#5EB1BF"))+
    scale_y_continuous(name ="Average Volume of Syrup \nConsumed Over 24h (mL)")+
    facet_wrap(~ age)
## ---- chunk 25
lm_2_posthoc_fig <- emmeans(lm_2, ~day_fac:age)
lm_2_posthoc_fig
## ---- chunk 26
pwpp_fig <- 
  pwpp(lm_2_posthoc_fig, method = pwpp_comparisons, type = "response", sort = FALSE, ylab = "Day-Age Combination", xlab = "P-value")+
  ggplot2::theme_classic()+
  ggplot2::theme(
    axis.text.x = element_text(color="black"), 
    axis.text.y = element_text(color="black"),
  )+
  ggplot2::geom_vline(xintercept = 0.05, linetype = "longdash", color = "#696969")+
  ggplot2::geom_hline(yintercept = 20.5, linetype = "dashed")+
  
  
pwpp_fig
